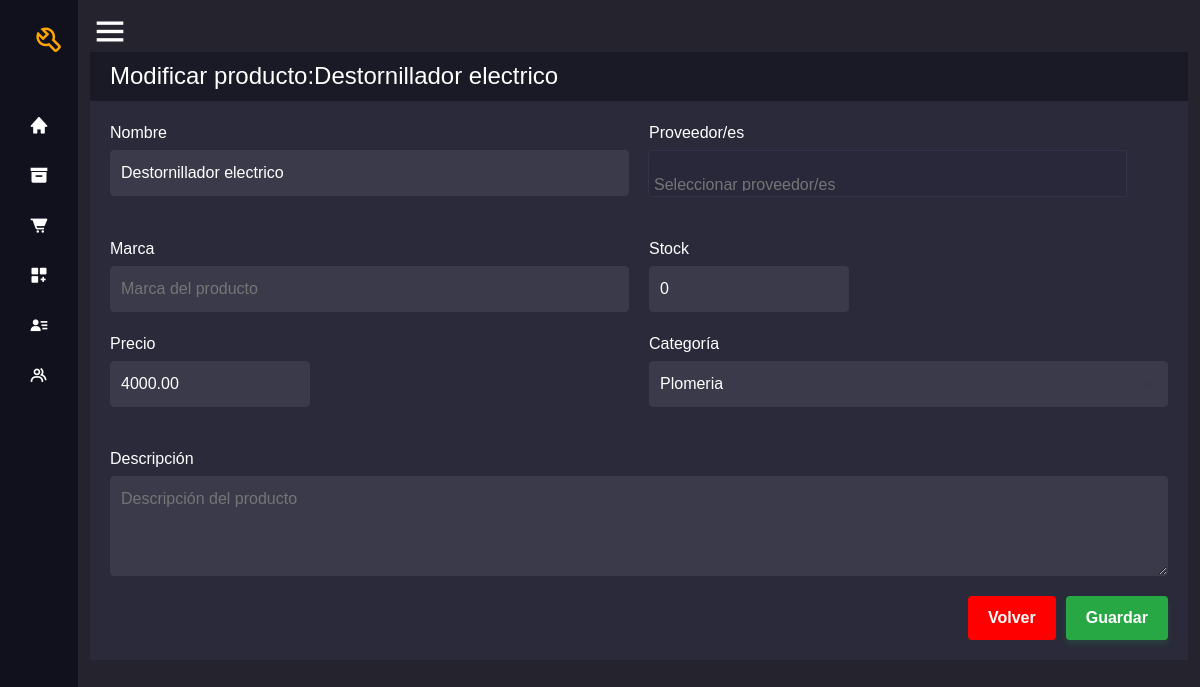
The app's page /modificar_producto/8 (signed in) with its own data.
### entidad/models.py (models this page shows, shortened)
class Producto(models.Model):
    nombre= models.CharField(max_length=100, blank=False)
    marca= models.CharField(max_length=10, null=True ,blank=True)
    precio= models.DecimalField(max_digits=10, decimal_places=2)
    categoria= models.ForeignKey(Categoria, on_delete=models.PROTECT)
    descripcion= models.TextField(max_length=100, null=True, blank=True)
    cantidad=models.IntegerField(default=0)
    proveedores= models.ManyToManyField('ProveedorProducto' ,related_name='proveedores')
    activo= models.BooleanField(default=True)
    class Meta:
        verbose_name = ("Producto")
        verbose_name_plural = ("Productos")

### entidad/views.py (the view, shortened to what this page needs)
# urls.py: path('modificar_producto/<int:pk>', views.modificar_producto, name="modificar_producto"),
@login_required
def modificar_producto(request, pk):
    producto= Producto.objects.get(id=pk)
    if not request.user.has_perm('entidad.change_producto') or not producto.activo==True:
        return redirect('permiso_denegado')
    form = ProductoForm(request.POST or None, instance=producto)
    return render(request, "entidad/producto_form.html", {'form': form,
                                                        'dato': ':'+ producto.nombre,
                                                        'tipo': 'Modificar'})

### entidad/forms.py
class ProductoForm(forms.ModelForm):
    proveedores = forms.ModelMultipleChoiceField(
    queryset=ProveedorProducto.objects.filter(activo=True),
    widget=forms.CheckboxSelectMultiple(attrs={'class': 'form-check'}),
    required=False
    )
    class Meta:
        model = Producto
        fields = ('nombre','marca','precio','categoria','cantidad','descripcion','proveedores')
        widgets = {
            'nombre': forms.TextInput(attrs={'class': 'form-styling'}),
            'marca': forms.TextInput(attrs={'class': 'form-styling'}),
            'precio': forms.NumberInput(attrs={'class': 'form-styling'}),
            'categoria': forms.Select(attrs={'class': 'form-styling'}),
            'cantidad': forms.NumberInput(attrs={'class': 'form-styling'}),
            'descripcion': forms.Textarea(attrs={'class': 'form-styling', 'rows': 3, 'cols': 40}),
        }

### entidad/models.py (called while the page is built)
    def __str__(self):
        return f"{self.nombre}"

### templates/entidad/producto_form.html (shortened to what this page needs)
{% extends "base.html" %}
{% load widget_tweaks %}
{% load static%}
{% block content %}
<!DOCTYPE html>
<html lang="en">
<head>
    <link rel="stylesheet" href="{% static 'css/productos_form.css' %}">
</head>
<div class="product-form-container">
    <header class="form-header">
        <h1>{{ tipo }} producto{{ dato }}</h1>
    </header>
    <form class="new-product-form" method="post">
        <div class="form-grid">
            <div class="form-group">
                <label for="{{ form.nombre.id_for_label }}">Nombre</label>
                {% render_field form.nombre class="form-input custom-input" pattern="^[A-Za-zÁÉÍÓÚáéíóúÑñ0-9\s]+$" placeholder="Nombre del producto" %}
            </div>
            <div class="form-group">
                <label for="proveedores">Proveedor/es</label>
                <div class="input-group">
                </div>
            </div>
            <div class="form-group">
                <label for="{{ form.marca.id_for_label }}">Marca</label>
                {% render_field form.marca class="form-input custom-input" pattern="^[A-Za-zÁÉÍÓÚáéíóúÑñ0-9\s]+$" placeholder="Marca del producto" %}
            </div>
            <div class="form-group">
                <label for="{{ form.cantidad.id_for_label }}">Stock</label>
                {% render_field form.cantidad class="form-input custom-input  small-input" pattern="^[A-Za-zÁÉÍÓÚáéíóúÑñ0-9\s]+$" placeholder="0" %}
            </div>
            <div class="form-group">
                <label for="{{ form.precio.id_for_label }}">Precio</label>
                {% render_field form.precio class="form-input custom-input  small-input" pattern="^[A-Za-zÁÉÍÓÚáéíóúÑñ0-9\s]+$" placeholder="0.00" %}
            </div>
            <div class="form-group">
                <label for="{{ form.categoria.id_for_label }}">Categoría</label>
                <div class="input-group">
                    {% render_field form.categoria class="form-select custom-select" pattern="^[A-Za-zÁÉÍÓÚáéíóúÑñ0-9\s]+$" %}
                </div>
            </div>
            <div class="form-group full-width">
                <label for="{{ form.descripcion.id_for_label }}">Descripción</label>
                {% render_field form.descripcion class="form-input custom-input form-textarea" pattern="^[A-Za-zÁÉÍÓÚáéíóúÑñ0-9\s]+$"  placeholder="Descripción del producto" %}
            </div>
        </div>
        <div class="form-actions">
            <a href="{% url 'productos' %}" class="btn btn-cancel">Volver</a>
            <button type="submit" class="btn btn-save">Guardar</button>
        </div>
    </form>
</div>
{% endblock %}

### static/css/style.css (style rules this page uses)
* { margin: 0; padding: 0; box-sizing: border-box; }
body, html { margin: 0; padding: 0; height: 100%; font-family: Arial, sans-serif; background-color: #1e1e2d; color: #ffffff; }
body { overflow: hidden; }
.btn-save { padding: 10px 20px; background-color: #28a745; color: white; border: none; border-radius: 10px; transition: all 0.3s ease; box-shadow: 0 4px 6px rgba(40, 167, 69, 0.2); }
.input-group { margin-bottom: 20px; }
.form-actions { display: flex; justify-content: space-between; }
.btn { padding: 8px 16px; border-radius: 4px; font-weight: bold; }

### static/css/productos_form.css (style rules this page uses)
.product-form-container { display: flex; flex-direction: column; height: 50vh; }
.form-input, .form-select, .select-btn { width: 100%; padding: 10px; background-color: #3a3a4a; border: 1px solid #3a3a4a; border-radius: 4px; color: #ffffff; }
.small-input { width: 200px; display: inline-block; }
.form-header { background-color: #1a1a27; padding: 10px 20px; display: flex; align-items: center; }
h1 { margin: 0; font-size: 24px; color: #ffffff; }
.new-product-form { flex-grow: 1; padding: 20px; background-color: #2a2a3a; }
.form-grid { display: grid; grid-template-columns: repeat(2, 1fr); gap: 20px; }
.form-group { display: flex; flex-direction: column; }
.full-width { grid-column: 1 / -1; }
.form-textarea { height: 100px; resize: vertical; }
label { margin-bottom: 5px; color: #ffffff; }
.input-group { display: flex; align-items: stretch; }
.input-group .form-select, .input-group .select2-container { flex-grow: 1; width: auto !important; }
.custom-select { position: relative; flex-grow: 1; }
.form-actions { display: flex; justify-content: flex-end; margin-top: 20px; gap: 10px; }
.btn { padding: 10px 20px; border: none; border-radius: 4px; cursor: pointer; font-weight: light; }
.btn-cancel { background-color: red; color: white; }
.btn-save { background-color: #28a745; color: white; border: none; border-radius: 4px; cursor: pointer; font-weight: light; }

### records on screen
Producto: nombre "Destornillador electrico", cantidad "0", precio "4000.00", categoria "Plomeria"

### other values on screen
{{ tipo }} "Modificar"
{{ dato }} ":Destornillador electrico"
